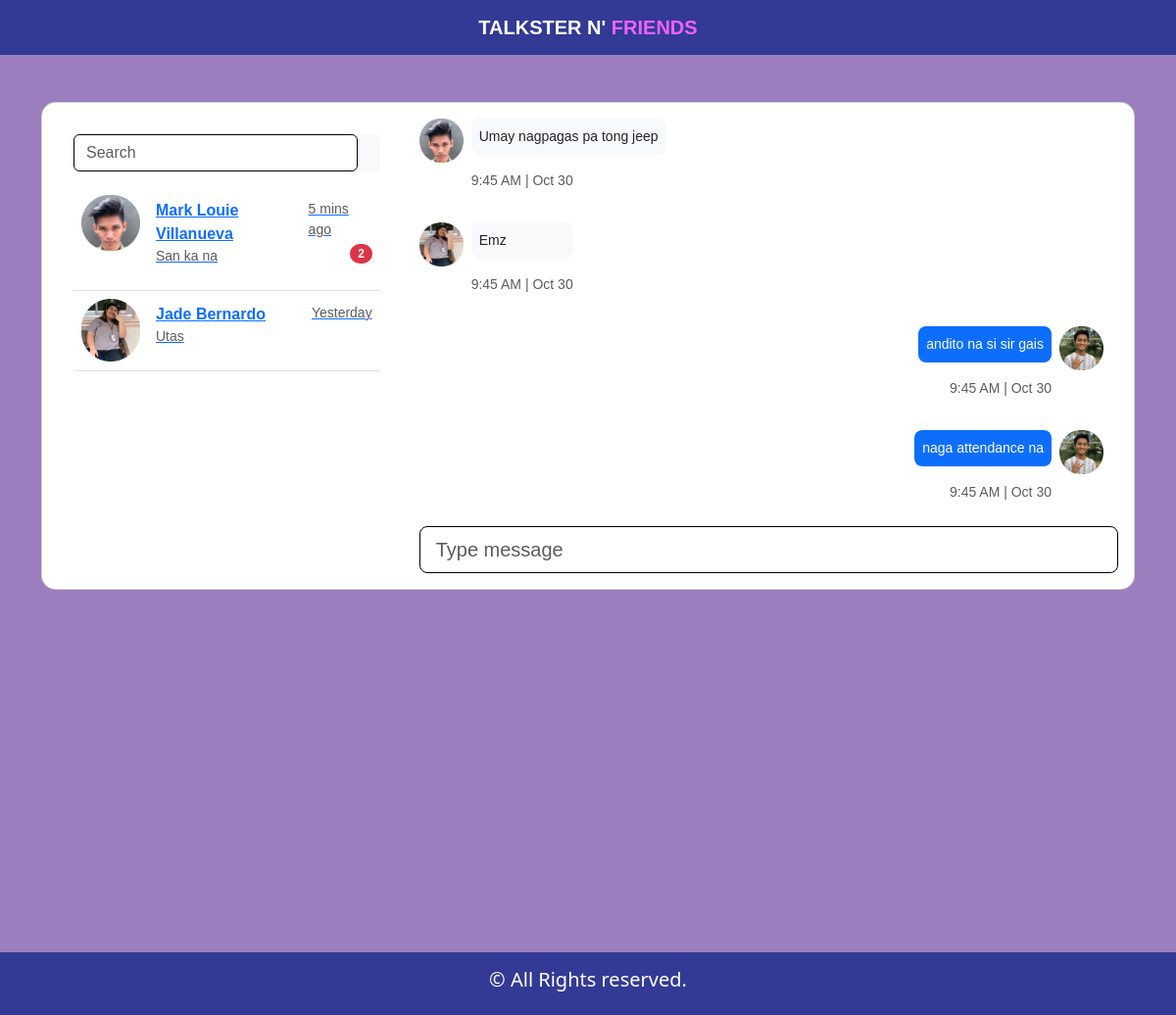
The page /A05/index.php on the database its author committed.
### tables this page shows
CREATE TABLE `messages` (
  `messageID` int(11) NOT NULL,
  `senderID` int(11) NOT NULL,
  `receiverID` int(11) NOT NULL,
  `groupChatID` int(11) NOT NULL,
  `messages` varchar(2000) NOT NULL,
  `dateTime` datetime(6) NOT NULL
);

### A05/connect.php (called while the page is built, shortened)
<?php
  function executeQuery($query){
    $conn = $GLOBALS['conn'];
    return mysqli_query($conn, $query);
  }
?>

### A05/index.php (the view, shortened to what this page needs)
<?php
include("connect.php");
$query = " SELECT
    u.firstName AS senderFirstName,
    u.lastName AS senderLastName,
    m.messages,
    m.senderID,
    m.receiverID,
    gc.groupChatName
  FROM
    messages m
  JOIN
    users u ON m.senderID = u.userID
  JOIN
    groupchat gc ON m.groupChatID = gc.groupChatID
  WHERE
    m.groupChatID = gc.groupChatID
  ORDER BY
    m.messageID DESC
  LIMIT 6";
$result = executeQuery($query);
?>
<!doctype html>
<html lang="en">
<head>
  <link rel="stylesheet" href="assets/css/style.css">
  <link rel="stylesheet" href="assets/css/chat.css">
  <link href="https://cdn.jsdelivr.net/npm/bootstrap@5.3.3/dist/css/bootstrap.min.css" rel="stylesheet">
</head>
<body class="body d-flex flex-column">
  <nav class="navbar custom-navbar">
    <div class="container-fluid">
      <span class="navbar-brand mx-auto">
        TALKSTER N' <span class="highlight-friends">FRIENDS</span>
      </span>
    </div>
  </nav>
  <section style="background-color: #9B7EBD; font-family: Arial, sans-serif; flex-grow: 1;">
    <div class="container py-5">
      <div class="row">
        <div class="col-md-12">
          <div class="card" id="chat3" style="border-radius: 15px;">
            <div class="card-body">
              <div class="row">
                <div class="col-md-6 col-lg-5 col-xl-4 mb-4 mb-md-0 d-none d-md-block">
                  <div class="p-3">
                    <div class="input-group rounded mb-3">
                      <input type="search" class="form-control rounded" placeholder="Search" aria-label="Search"
                        aria-describedby="search-addon">
                      <span class="input-group-text border-0" id="search-addon">
                      </span>
                    </div>
                    <div class="chat-list-container" style="overflow-y: auto;">
                      <ul class="list-unstyled mb-0">
                        <li class="p-2 border-bottom">
                          <a href="#!" class="d-flex justify-content-between">
                            <div class="d-flex flex-row">
                              <div>
                                <img src="assets/img/louie.png" alt="avatar" class="d-flex align-self-center me-3"
                                  width="60">
                              </div>
                              <div class="pt-1">
                                <p class="fw-bold mb-0">Mark Louie Villanueva</p>
                                <p class="small text-muted">San ka na</p>
                              </div>
                            </div>
                            <div class="pt-1">
                              <p class="small text-muted mb-1">5 mins ago</p>
                              <span class="badge bg-danger rounded-pill float-end">2</span>
                            </div>
                          </a>
                        </li>
                        <li class="p-2 border-bottom">
                          <a href="#!" class="d-flex justify-content-between">
                            <div class="d-flex flex-row">
                              <div>
                                <img src="assets/img/jade.png" alt="avatar" class="d-flex align-self-center me-3"
                                  width="60">
                              </div>
                              <div class="pt-1">
                                <p class="fw-bold mb-0">Jade Bernardo</p>
                                <p class="small text-muted">Utas</p>
                              </div>
                            </div>
                            <div class="pt-1">
                              <p class="small text-muted mb-1">Yesterday</p>
                            </div>
                          </a>
                        </li>
                      </ul>
                    </div>
                  </div>
                </div>
                <div class="col-md-6 col-lg-7 col-xl-8">
                  <div class="chat-messages-container" style="height: 400px; overflow-y: auto; padding-right: 15px;">
                    <?php
                    $messages = [];
                    while ($row = mysqli_fetch_assoc($result)) {
                      $messages[] = $row;
                    }
                    $messages = array_reverse($messages);
                    foreach ($messages as $row) {
                      $isSender = $row['senderID'] == 1;
                      $profilePic = '';
                      if ($row['senderID'] == 1) {
                        $profilePic = "assets/img/TM.png";
                      } elseif ($row['senderID'] == 2) {
                        $profilePic = "assets/img/louie.png";
                      } elseif ($row['senderID'] == 3) {
                        $profilePic = "assets/img/jade.png";
                      }
                      ?>
                      <div class="d-flex <?php echo $isSender ? 'justify-content-end' : 'justify-content-start'; ?> mb-3">
                        <?php if (!$isSender): ?>
                          <img src="<?php echo $profilePic; ?>" alt="avatar" style="width: 45px; height: 45px;"
                            class="me-2">
                        <?php endif; ?>
                        <div>
                          <p
                            class="small p-2 <?php echo $isSender ? 'text-white bg-primary' : 'bg-body-tertiary'; ?> rounded-3">
                            <?php echo htmlspecialchars($row['messages']); ?>
                          </p>
                          <p class="small text-muted <?php echo $isSender ? 'text-end' : ''; ?>">9:45 AM | Oct 30</p>
                        </div>
                        <?php if ($isSender): ?>
                          <img src="<?php echo $profilePic; ?>" alt="avatar" style="width: 45px; height: 45px;"
                            class="ms-2">
                        <?php endif; ?>
                      </div>
                    <?php } ?>
                  </div>
                  <div class="mt-3">
                    <div class="input-group">
                      <input type="text" class="form-control form-control-lg" id="exampleFormControlInput2"
                        placeholder="Type message">
                    </div>
                  </div>
                </div>
              </div>
            </div>
          </div>
        </div>
      </div>
    </div>
  </section>
  <footer class="footer text-center mt-auto">
    <h5>© All Rights reserved.</h5>
  </footer>
</body>
</html>

### A05/assets/css/style.css (style rules this page uses)
.body { background-color: #D4BEE4; display: flex; flex-direction: column; min-height: 100vh; }
.custom-navbar { background-color: #323A95; }
.custom-navbar .navbar-brand { color: white; text-align: center; width: 100%; font-weight: bold; font-family: Arial; cursor: default; }
.custom-navbar .highlight-friends { color: #F261FA; }
.footer { padding: 1rem; text-align: center; background-color: #323A95; color: white; margin-top: auto; }

### A05/assets/css/chat.css (style rules this page uses)
#chat3 .form-control { border-color: black; }

### rows shown on the page
messages: shows a picture, messages "Umay nagpagas pa tong jeep"
messages: shows a picture, messages "Emz"
messages: messages "andito na si sir gais", senderID 1 (drawn)
messages: messages "naga attendance na", senderID 1 (drawn)
